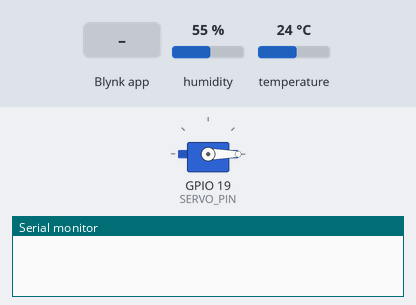
This sketch was run on a simulated ESP32. Parts: servo, the last lines printed to the serial monitor. The inputs (shaded band) are chosen by the test bench; at power-on: humidity 55 %, temperature 24 °C. WiFi joins after 1.5 s; servers stay silent unless stated.

Above: at 4.0 s.
4.1 s: Blynk app writes 1 to V8
At 5.1 s:
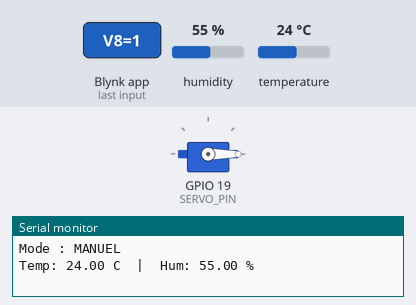
6.3 s: Blynk app writes 0 to V8
At 7.4 s:
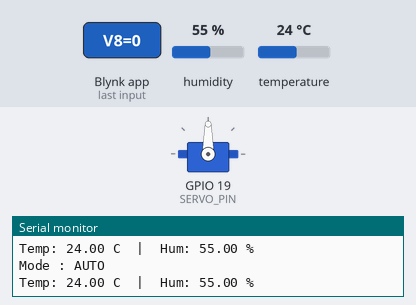
Timing chart, 0 to 9.3 s (numbered marks = the images above; inputs shaded):
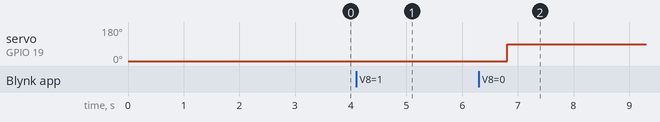

Measured:
- after the input at 4.1 s, servo on GPIO 19 (SERVO_PIN): stays 0° (without the input it goes to 90° after 0.71 s)
- after the input at 6.3 s, servo on GPIO 19 (SERVO_PIN): 0° → 90° after 0.51 s

The sketch:

Projet_canopy.ino
```cpp
// ─── Credentials ───────────────────────────
#define BLYNK_TEMPLATE_ID   "TMPL56GXjBb8I"
#define BLYNK_TEMPLATE_NAME "Smart Canopy"
#define BLYNK_AUTH_TOKEN    "ip31_xspnwhXVhMgAzbSCPDoIoGZC47s"

#include <WiFi.h>
#include <BlynkSimpleEsp32.h>
#include <DHT.h>
#include <ESP32Servo.h>


const char* ssid     = "Redmi 13C";
const char* password = "oumaima200304";

// ─── Pins ──────────────────────────────────
#define DHT_PIN    18
#define SERVO_PIN  19
#define DHT_TYPE   DHT22

// ─── Seuils ────────────────────────────────
#define TEMP_STATUS 30.0
#define HUM_STATUS  50.0

// ─── Angles servo ──────────────────────────
#define ANGLE_OPEN  90
#define ANGLE_CLOSE 0
#define SERVO_DELAY 1000

// ─── Objets ────────────────────────────────
DHT dht(DHT_PIN, DHT_TYPE);
Servo servoCanopy;
BlynkTimer timer;

// ─── État global ───────────────────────────
bool isManual   = false;
bool canopyOpen = false;

// ─── Fonctions servo ───────────────────────
void openCanopy() {
  if (!canopyOpen) {
    servoCanopy.write(ANGLE_OPEN);
    delay(SERVO_DELAY);
    canopyOpen = true;
    Blynk.virtualWrite(V6, 1);
    Serial.println(">> Canopy OUVERTE");
  }
}

void closeCanopy() {
  if (canopyOpen) {
    servoCanopy.write(ANGLE_CLOSE);
    delay(SERVO_DELAY);
    canopyOpen = false;
    Blynk.virtualWrite(V6, 0);
    Serial.println(">> Canopy FERMEE");
  }
}

// ─── V8 : Mode Auto / Manuel ───────────────
BLYNK_WRITE(V8) {
  isManual = param.asInt();
  Serial.print("Mode : ");
  Serial.println(isManual ? "MANUEL" : "AUTO");
}

// ─── V5 : Segmented Switch (Manuel) ────────
BLYNK_WRITE(V1) {
  Serial.print("V1 = ");
  Serial.println(param.asInt());

  if (!isManual) return;

  int val = param.asInt();

  if (val == 0)
    openCanopy();
  else
    closeCanopy();
}

// ─── Lecture DHT22 + logique auto ──────────
void readDHT() {
  float temp = dht.readTemperature();
  float hum  = dht.readHumidity();

  if (isnan(temp) || isnan(hum)) {
    Serial.println("Erreur lecture DHT22");
    return;
  }

  Serial.print("Temp: "); Serial.print(temp);
  Serial.print(" C  |  Hum: "); Serial.print(hum); Serial.println(" %");

  Blynk.virtualWrite(V2, temp);
  Blynk.virtualWrite(V3, hum);

  if (!isManual) {
    if (temp <= TEMP_STATUS || hum >= HUM_STATUS) {
      openCanopy();
    } else {
      closeCanopy();
    }
  }
}

// ─── Setup ─────────────────────────────────
void setup() {
  Serial.begin(115200);
  dht.begin();

  servoCanopy.attach(SERVO_PIN);
  servoCanopy.write(ANGLE_CLOSE);
  delay(1000);

  Blynk.begin(BLYNK_AUTH_TOKEN, ssid, password);
  Blynk.virtualWrite(V6, 0);

  timer.setInterval(2000L, readDHT);
}

// ─── Loop ──────────────────────────────────
void loop() {
  Blynk.run();
  timer.run();
}
```
